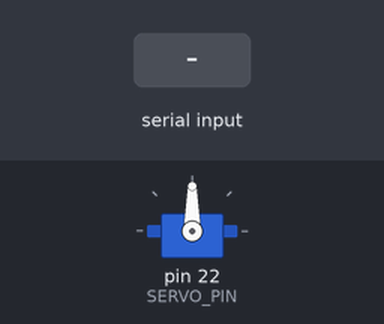
This sketch was run on a simulated Arduino Mega 2560, built with avr-gcc and run on an emulated ATmega2560. Parts: servo. Inputs (shaded band) come from the test bench. What the sketch prints to the serial monitor is not drawn.

Above: at 1.2 s.
1.3 s: "90,45\n" received over Serial
At 2.0 s:
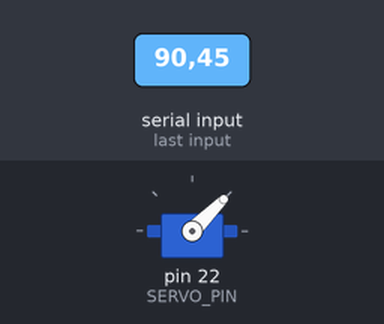
2.8 s: "30,150\n" received over Serial
At 3.2 s:
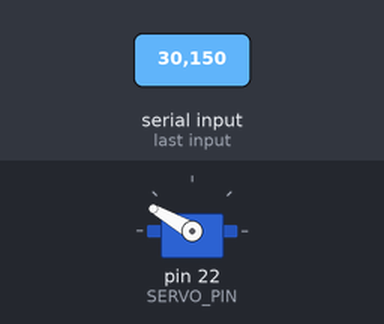
4.3 s: "5\n" received over Serial
At 5.4 s:
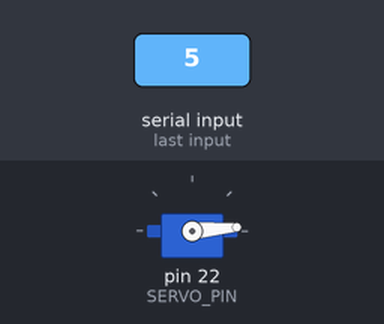
5.8 s: "90\n" received over Serial
At 6.6 s:
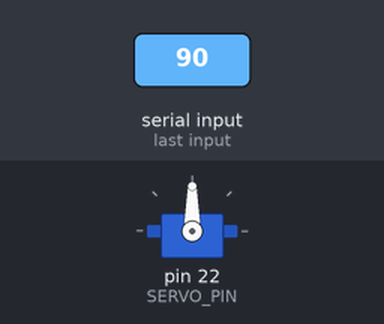
Timing chart, 0 to 8.3 s (numbered marks = the images above; inputs shaded):
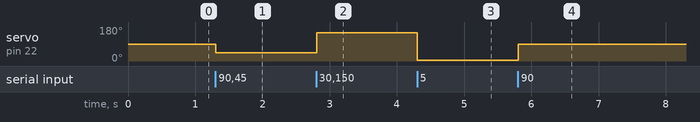

Measured:
- after the input at 1.3 s, servo on pin 22 (SERVO_PIN): 90° → 45° at once
- after the input at 2.8 s, servo on pin 22 (SERVO_PIN): 45° → 150° at once
- after the input at 4.3 s, servo on pin 22 (SERVO_PIN): 150° → 5° at once
- after the input at 5.8 s, servo on pin 22 (SERVO_PIN): 5° → 90° at once

The sketch:

Calibration.ino
```cpp
/**
 * Calibration.ino — Servo Angle Calibration Tool
 *
 * Use this sketch to find the correct SERVO_OPEN_ANGLE and
 * SERVO_CLOSED_ANGLE values for your blast gate linkage before
 * installing the main BlastGateController sketch.
 *
 * Instructions:
 *   1. Change SERVO_PIN below to match the gate you're calibrating.
 *   2. Upload this sketch.
 *   3. Open Serial Monitor at 9600 baud.
 *   4. Type an angle (0–180) and press Enter to move the servo.
 *   5. Record the open and closed angles, then enter them in config.h.
 */

#include <Servo.h>

// ── Change this to the pin of the servo you're calibrating ──
#define SERVO_PIN 22

Servo testServo;

void setup() {
  Serial.begin(9600);
  testServo.attach(SERVO_PIN);
  testServo.write(90);
  Serial.println(F("Servo Calibration Tool"));
  Serial.println(F("Enter an angle (0–180) and press Enter:"));
}

void loop() {
  if (Serial.available()) {
    int angle = Serial.parseInt();
    if (angle >= 0 && angle <= 180) {
      testServo.write(angle);
      Serial.print(F("Moved to: "));
      Serial.println(angle);
    } else {
      Serial.println(F("Invalid angle. Enter a value between 0 and 180."));
    }
    // Flush remaining input
    while (Serial.available()) Serial.read();
  }
}
```
